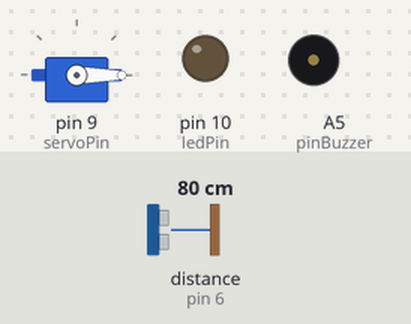
Bench run of a sketch on a simulated Arduino Uno, built with avr-gcc and run on an emulated ATmega328P. Parts: servo, output pins drawn as LEDs (lit = HIGH), buzzer (waves = sounding). Wiring (inferred from the names in the program): ultrasonic range finder: trigger pin 7; echo pin 6. The inputs (shaded band) are chosen by the test bench; at power-on: distance to the obstacle (sensor on pin 6) 80 cm. The echo pulse lasts 58.3 µs per cm; pins used as bus, display or sensor lines are not drawn.

Above: at 1.2 s.
1.3 s: distance to the obstacle (sensor on pin 6) set to 18 cm
2.8 s: distance to the obstacle (sensor on pin 6) set to 14 cm
At 4.5 s:
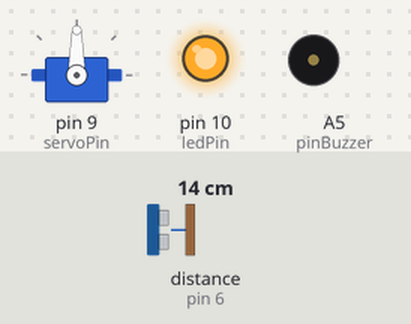
5.8 s: distance to the obstacle (sensor on pin 6) set to 35 cm
At 8.69 s:
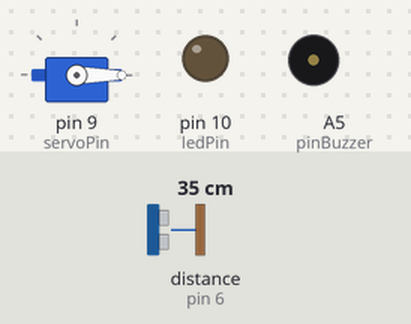
8.8 s: distance to the obstacle (sensor on pin 6) set to 2 cm
At 9.6 s:
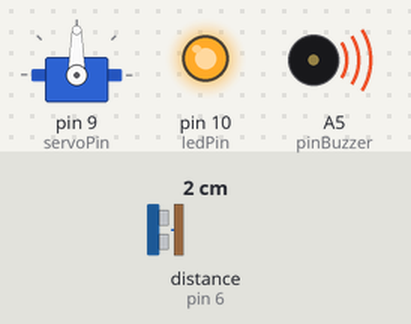
Timing chart, 0 to 12.8 s (numbered marks = the images above; inputs shaded):
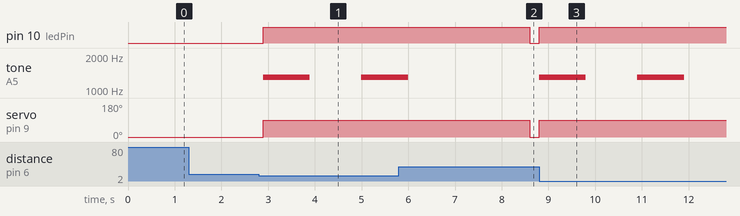

The sketch:

portao_copy.ino
```cpp
#include <Servo.h>

const int trigPin = 7;
const int echoPin = 6;
const int servoPin = 9;
const int ledPin = 10;
const int pinBuzzer = A5;

Servo cancelaServo;

bool barreiraAberta = false;

// ======================================================
// FUNÇÕES AUXILIARES
// ======================================================

void abreCancela() {
  cancelaServo.write(90);
  digitalWrite(ledPin, HIGH);
  barreiraAberta = true;
}

void fechaCancela() {
  cancelaServo.write(0);
  digitalWrite(ledPin, LOW);
  barreiraAberta = false;
}

void buzzerOn() {
  tone(pinBuzzer, 1294);  // Ré (D4)
  delay(1000);             // PIIII
  noTone(pinBuzzer);
  delay(1000);
}

void buzzerOff() {
  noTone(pinBuzzer);
}

// ======================================================
// SETUP
// ======================================================

void setup() {
  pinMode(trigPin, OUTPUT);
  pinMode(echoPin, INPUT);
  pinMode(ledPin, OUTPUT);
  pinMode(pinBuzzer, OUTPUT);

  cancelaServo.attach(servoPin);
  cancelaServo.write(0);

  buzzerOff();
}

// ======================================================
// LOOP
// ======================================================

void loop() {
  long duration, distance;

  // Dispara o sensor ultrassônico
  digitalWrite(trigPin, LOW);
  delayMicroseconds(2);

  digitalWrite(trigPin, HIGH);
  delayMicroseconds(10);

  digitalWrite(trigPin, LOW);

  // Mede o tempo do retorno
  duration = pulseIn(echoPin, HIGH);

  // Converte para centímetros
  distance = (duration / 2) / 29.1;

  // ====================================================
  // VEÍCULO DETECTADO
  // ====================================================

  if (distance <= 15) {
    abreCancela();
    buzzerOn();
  }

  // ====================================================
  // VEÍCULO NÃO DETECTADO
  // ====================================================

  else {
    buzzerOff();

    if (barreiraAberta) {
      delay(1500);
      fechaCancela();
    }
  }

  delay(100);
}
```

portao.cpp
```cpp
#include <Servo.h>

const int trigPin = 7;
const int echoPin = 6;
const int servoPin = 9;
const int ledPin = 10;
const int pinBuzzer = A5;

Servo cancelaServo;

bool barreiraAberta = false;

// ======================================================
// FUNÇÕES AUXILIARES
// ======================================================

void abreCancela() {
  cancelaServo.write(90);
  digitalWrite(ledPin, HIGH);
  barreiraAberta = true;
}

void fechaCancela() {
  cancelaServo.write(0);
  digitalWrite(ledPin, LOW);
  barreiraAberta = false;
}

void buzzerOn() {
  tone(pinBuzzer, 1294);  // Ré (D4)
  delay(1000);             // PIIII
  noTone(pinBuzzer);
  delay(1000);
}

void buzzerOff() {
  noTone(pinBuzzer);
}

// ======================================================
// SETUP
// ======================================================

void setup() {
  pinMode(trigPin, OUTPUT);
  pinMode(echoPin, INPUT);
  pinMode(ledPin, OUTPUT);
  pinMode(pinBuzzer, OUTPUT);

  cancelaServo.attach(servoPin);
  cancelaServo.write(0);

  buzzerOff();
}

// ======================================================
// LOOP
// ======================================================

void loop() {
  long duration, distance;

  // Dispara o sensor ultrassônico
  digitalWrite(trigPin, LOW);
  delayMicroseconds(2);

  digitalWrite(trigPin, HIGH);
  delayMicroseconds(10);

  digitalWrite(trigPin, LOW);

  // Mede o tempo do retorno
  duration = pulseIn(echoPin, HIGH);

  // Converte para centímetros
  distance = (duration / 2) / 29.1;

  // ====================================================
  // VEÍCULO DETECTADO
  // ====================================================

  if (distance <= 15) {
    abreCancela();
    buzzerOn();
  }

  // ====================================================
  // VEÍCULO NÃO DETECTADO
  // ====================================================

  else {
    buzzerOff();

    if (barreiraAberta) {
      delay(1500);
      fechaCancela();
    }
  }

  delay(100);
}
```

Measured:
- the behaviour switches between 17 and 16 cm on distance to the obstacle (sensor on pin 6) (found by bisection; images 0 and 1)
- after the input at 1.3 s, every drawn part: stays the same
- after the input at 2.8 s, pin 10 (ledPin): LOW → HIGH after 0.09 s; tone on A5 (pinBuzzer): silent → 1294 Hz after 0.09 s, → silent 1.0 s later, → 1294 Hz 1.1 s later; servo on pin 9 (servoPin): 0° → 90° after 0.09 s
- after the input at 5.8 s, pin 10 (ledPin): HIGH → LOW after 2.8 s; tone on A5 (pinBuzzer): goes on until 6.0 s, then stays silent; servo on pin 9 (servoPin): 90° → 0° after 2.8 s
- after the input at 8.8 s, pin 10 (ledPin): LOW → HIGH at once; tone on A5 (pinBuzzer): alternates 1294 Hz for 1.0 s and silent for 1.1 s, starting at once; servo on pin 9 (servoPin): 0° → 90° at once
